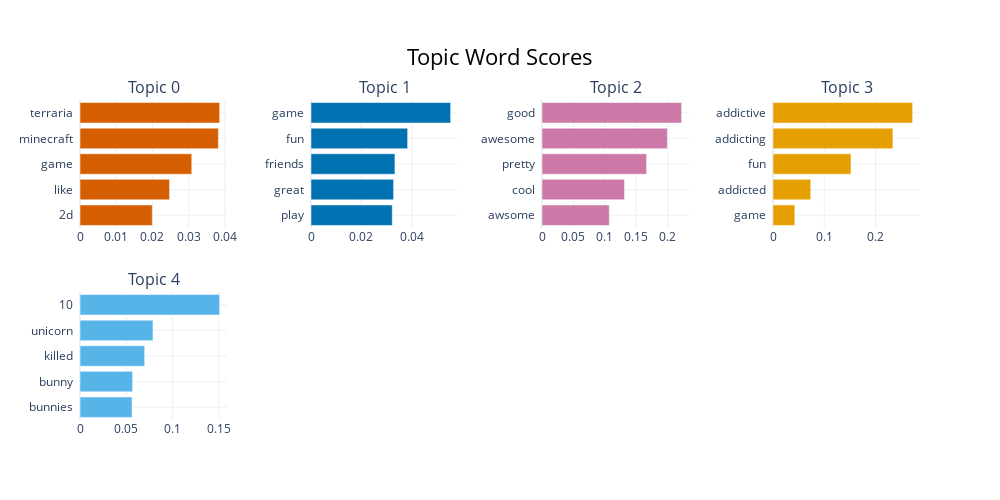

The notebook cell saved with this chart:
### Code cell
# visualize selecteed terms for a few topics
# creating bar charts out of the c-TF-IDF scores for each topic representation.

topic_model.visualize_barchart(top_n_topics=5)

### Figure 1 — Plotly figure (JSON) as saved in the notebook; plotly's stock layout.template omitted (floating-point values rounded to 4 significant figures)
{"data": [{"marker": {"color": "#D55E00"}, "orientation": "h", "type": "bar", "x": [0.01996, 0.02472, 0.03086, 0.0382, 0.03856], "xaxis": "x", "y": ["2d  ", "like  ", "game  ", "minecraft  ", "terraria  "], "yaxis": "y"}, {"marker": {"color": "#0072B2"}, "orientation": "h", "type": "bar", "x": [0.03226, 0.03278, 0.03333, 0.03837, 0.05545], "xaxis": "x2", "y": ["play  ", "great  ", "friends  ", "fun  ", "game  "], "yaxis": "y2"}, {"marker": {"color": "#CC79A7"}, "orientation": "h", "type": "bar", "x": [0.107, 0.1311, 0.1663, 0.1994, 0.222], "xaxis": "x3", "y": ["awsome  ", "cool  ", "pretty  ", "awesome  ", "good  "], "yaxis": "y3"}, {"marker": {"color": "#E69F00"}, "orientation": "h", "type": "bar", "x": [0.04257, 0.07361, 0.1522, 0.2339, 0.2724], "xaxis": "x4", "y": ["game  ", "addicted  ", "fun  ", "addicting  ", "addictive  "], "yaxis": "y4"}, {"marker": {"color": "#56B4E9"}, "orientation": "h", "type": "bar", "x": [0.05618, 0.05677, 0.06981, 0.07876, 0.1507], "xaxis": "x5", "y": ["bunnies  ", "bunny  ", "killed  ", "unicorn  ", "10  "], "yaxis": "y5"}], "layout": {"annotations": [{"font": {"size": 16}, "showarrow": false, "text": "Topic 0", "x": 0.0875, "xanchor": "center", "xref": "paper", "y": 1, "yanchor": "bottom", "yref": "paper"}, {"font": {"size": 16}, "showarrow": false, "text": "Topic 1", "x": 0.3625, "xanchor": "center", "xref": "paper", "y": 1, "yanchor": "bottom", "yref": "paper"}, {"font": {"size": 16}, "showarrow": false, "text": "Topic 2", "x": 0.6375, "xanchor": "center", "xref": "paper", "y": 1, "yanchor": "bottom", "yref": "paper"}, {"font": {"size": 16}, "showarrow": false, "text": "Topic 3", "x": 0.9125, "xanchor": "center", "xref": "paper", "y": 1, "yanchor": "bottom", "yref": "paper"}, {"font": {"size": 16}, "showarrow": false, "text": "Topic 4", "x": 0.0875, "xanchor": "center", "xref": "paper", "y": 0.4, "yanchor": "bottom", "yref": "paper"}], "height": 500, "hoverlabel": {"bgcolor": "white", "font": {"family": "Rockwell", "size": 16}}, "showlegend": false, "title": {"font": {"color": "Black", "size": 22}, "text": "Topic Word Scores", "x": 0.5, "xanchor": "center", "yanchor": "top"}, "width": 1000, "xaxis": {"anchor": "y", "domain": [0, 0.175], "showgrid": true}, "xaxis2": {"anchor": "y2", "domain": [0.275, 0.45], "showgrid": true}, "xaxis3": {"anchor": "y3", "domain": [0.55, 0.725], "showgrid": true}, "xaxis4": {"anchor": "y4", "domain": [0.825, 1], "showgrid": true}, "xaxis5": {"anchor": "y5", "domain": [0, 0.175], "showgrid": true}, "xaxis6": {"anchor": "y6", "domain": [0.275, 0.45], "showgrid": true}, "xaxis7": {"anchor": "y7", "domain": [0.55, 0.725], "showgrid": true}, "xaxis8": {"anchor": "y8", "domain": [0.825, 1], "showgrid": true}, "yaxis": {"anchor": "x", "domain": [0.6, 1], "showgrid": true}, "yaxis2": {"anchor": "x2", "domain": [0.6, 1], "showgrid": true}, "yaxis3": {"anchor": "x3", "domain": [0.6, 1], "showgrid": true}, "yaxis4": {"anchor": "x4", "domain": [0.6, 1], "showgrid": true}, "yaxis5": {"anchor": "x5", "domain": [0, 0.4], "showgrid": true}, "yaxis6": {"anchor": "x6", "domain": [0, 0.4], "showgrid": true}, "yaxis7": {"anchor": "x7", "domain": [0, 0.4], "showgrid": true}, "yaxis8": {"anchor": "x8", "domain": [0, 0.4], "showgrid": true}}}
